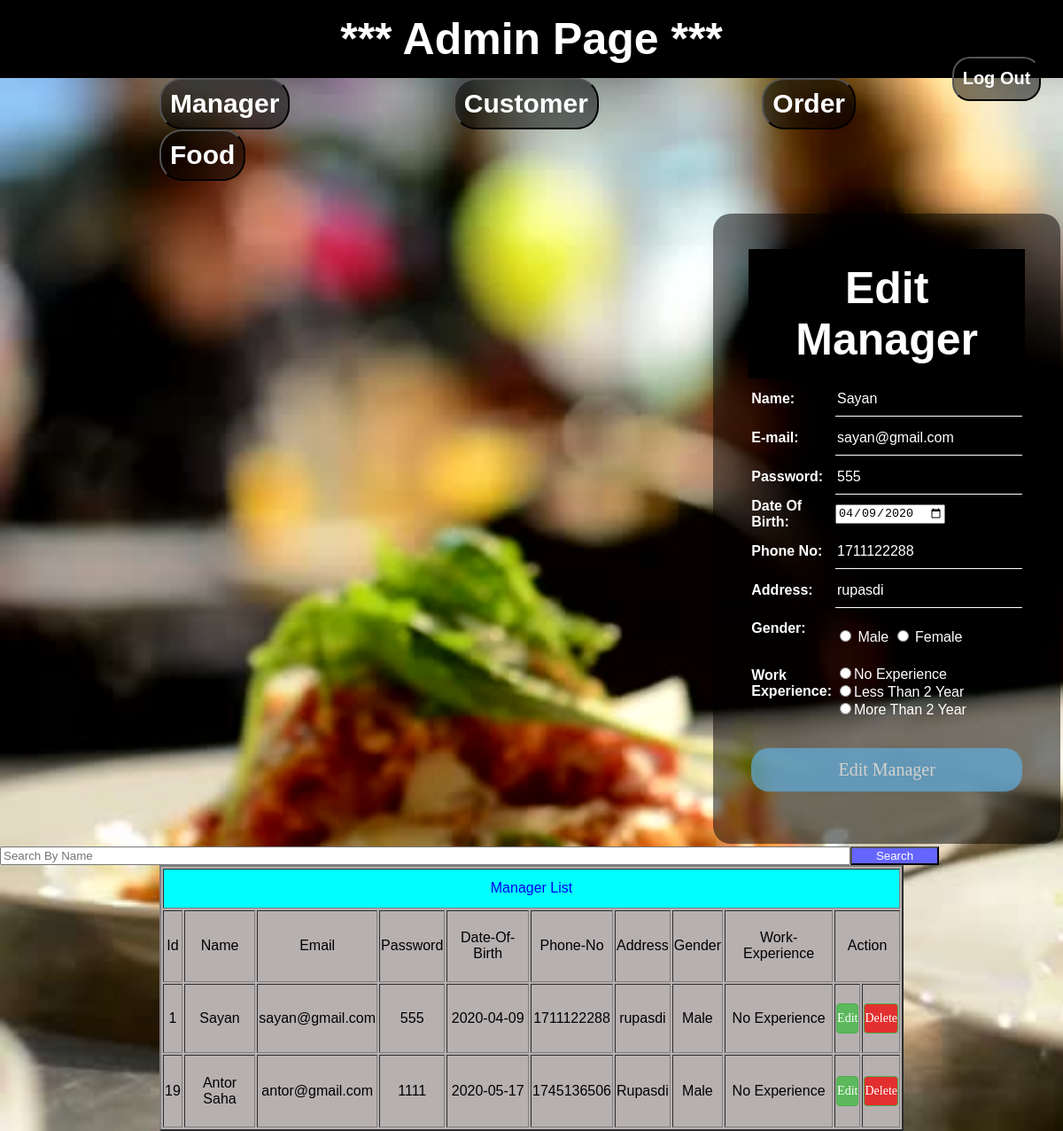
The app's page /manager/editmanager.php?id=1 (signed in) with its own data.
### tables this page shows
CREATE TABLE `manager` (
  `id` int(20) NOT NULL,
  `name` varchar(20) NOT NULL,
  `email` varchar(30) NOT NULL,
  `password` varchar(20) NOT NULL,
  `date_of_birth` date NOT NULL,
  `phone_no` int(20) NOT NULL,
  `address` varchar(20) NOT NULL,
  `gender` varchar(20) NOT NULL,
  `work_experience` varchar(20) NOT NULL
);

### db/db_connect.php (called while the page is built, shortened)
<?php
	$serverName="localhost";
	$username="root";
	$password="";
	$db_name="restaurent";
	function get($query)
	{
		$data=array();
		global $serverName,$username,$password,$db_name;
		$conn=mysqli_connect($serverName,$username,$password,$db_name);
		$result=mysqli_query($conn,$query);
		if(mysqli_num_rows($result) > 0)
		{
			while($row=mysqli_fetch_assoc($result))
			{
				$entity=array();
				foreach($row as $k=>$v)
				{
					$entity[$k]=$row[$k];
				}
				$data[]=$entity;
			}
		}
		return $data;
	}
?>

### controllers/ManagerController.php (called while the page is built, shortened)
<?php
	require_once "../db/db_connect.php";
	function getAllManagers()
	{
		$query ="SELECT * FROM manager";
		$manager = get($query);
		return $manager;
	}
	function getManager($id)
	{
		$query="SELECT * FROM manager WHERE id=$id";
		$manager=get($query);
		return $manager[0];
	}
?>

### manager/editmanager.php (the view, shortened to what this page needs)
<?php
	require "../admin/adminPage.php";
	require '../controllers/ManagerController.php';
	$manager = getAllManagers();
?>
<html>
<head>
	<link rel="stylesheet" href="../css/mystyle.css">
</head>
<body>
<table align="right" align="center" width="30%" height="200">
	<tr>
		<td>
			<?php require "editmanagerform.php";?>
		</td>
	</tr>
</table>
<table border="2" align="center" width="70%" height="300" bgcolor="#B7B0B0">
	<form method="post" action="">
		<input style="width:960px" type="text" placeholder="Search By Name" name="search_value">
		<input style="width:100px; background-color:#6565ff; color:white" type="submit" name="searchManager" value="Search">
	</form>
	<tr align="center" bgcolor="#00FFFFFF">
		<td colspan=11><a href="manager.php">Manager List</a></td>
	</tr>
	<tr align="center">
		<td>Id</td>
		<td>Name</td>
		<td>Email</td>
		<td>Password</td>
		<td>Date-Of-Birth</td>
		<td>Phone-No</td>
		<td>Address</td>
		<td>Gender</td>
		<td>Work-Experience</td>
		<td colspan=2>Action</td>
	</tr>
<?php
	$query="SELECT * FROM manager";
	$manager=get($query);
	foreach($manager as $r)
	{
		echo "<tr align='center'>";
		echo "<td>".$r["id"]."</td>";
		echo "<td>".$r["name"]."</td>";
		echo "<td>".$r["email"]."</td>";
		echo "<td>".$r["password"]."</td>";
		echo "<td>".$r["date_of_birth"]."</td>";
		echo "<td>".$r["phone_no"]."</td>";
		echo "<td>".$r["address"]."</td>";
		echo "<td>".$r["gender"]."</td>";
		echo "<td>".$r["work_experience"]."</td>";
		echo '<td><a href="editmanager.php?id='.$r["id"].'" class="btn btn-success">Edit</a></td>';
		echo '<td><a href="deletemanager.php?id='.$r["id"].'" class="btn btn-danger">Delete</a></td>';
		echo "</tr>";
	}
?>
</table>
</body>
</html>

### manager/editmanagerform.php (shortened to what this page needs)
<html>
<head>
	<link rel="stylesheet" href="../css/managerStyle.css">
</head>
<body>
<?php
	require_once ('../controllers/ManagerController.php');
	$mid = $_GET["id"];
	$manager=getManager($mid);
?>
<div class="registrationBox">
<h1>Edit Manager</h1>
<form method="post" action="../controllers/ManagerController.php" enctype="multipart/form-data" class="form-horizontal form-material">
	<table>
		<tr>
			<td><p>Name:</p></td>
			<td><input type="text" name="name" value="<?php echo $manager["name"]?>" class="form-control"></td>
		</tr>
		<tr>
			<td><p>E-mail: </p></td>
			<td><input type="email" name="email" value="<?php echo $manager["email"]?>" class="form-control"></td>
		</tr>
		<tr>
			<td><p>Password:</p></td>
			<td> <input type="text" name="password" value="<?php echo $manager["password"]?>" class="form-control"></td>
		</tr>
		<tr>
			<td><p>Date Of Birth: </p></td>
			<td><input type="date" name="date_of_birth" value="<?php echo $manager["date_of_birth"]?>" class="form-control"></td>
		</tr>
		<tr>
			<td><p>Phone No: </p></td>
			<td><input type="text" name="phone_no" value="<?php echo $manager["phone_no"]?>" class="form-control"></td>
		</tr>
		<tr>
			<td><p>Address: </p></td>
			<td><input type="text" name="address" value="<?php echo $manager["address"]?>" class="form-control"></td>
		</tr>
		<tr>
			<td><p>Gender: </p></td>
			<td><br><input type="radio" name="gender" value="Male"> <span class="n">Male</span>
					<input type="radio" name="gender" value="Female"> <span class="n">Female</span></td>
		</tr>
		<tr>
			<td><p>Work Experience:</p></td>
			<td><br>
			<input type="radio" name="work_experience" value="No Experience"><span class="n">No Experience</span><br>
			<input type="radio" name="work_experience" value="Less Than 2 Year"><span class="n">Less Than 2 Year</span><br>
			<input type="radio" name="work_experience" value="More Than 2 Year"><span class="n">More Than 2 Year</span><br>
			</td>
		</tr>
		<tr>
			<td colspan="2" align="center">
			<input type="submit" class="btn btn-success" name="edit_manager" value="Edit Manager" class="form-control">
			</td>
		</tr>
	</table>
</form>
</div>
<body>
</html>

### css/mystyle.css (style rules this page uses)
body { margin:0; padding:0; background:url("../storage/image/back.jpg"); background-color: white; background-size:cover; font-family:sans-serif; }
a { text-decoration: none; }
.btn { font-family:consolas; display: inline-block; padding: 6px 0px; margin-bottom: 0; font-size: 14px; font-weight: 400; line-height: 1.42857143; text-align: center; white-space: nowrap; vertical-align: middle; touch-action: manipulation; cursor: pointer; user-select: none; background-image: none; border: 1px solid transparent; border-radius: 4px; }
.btn-success { color: #fff; background-color: #5cb85c; border-color: #4cae4c; }
.btn-danger { color: #fff; background-color: #e32f2f; border-color: #4cae4c; }

### css/managerStyle.css (style rules this page uses)
body { margin:0; padding:0; background:url("../storage/image/background.jpg"); background-size:cover; font-family:sans-serif; }
.registrationBox { max-width:350px; border-radius:20px; margin:auto; background:rgba(0,0,0,0.5); padding:40px; color:#fff; }
h1 { text-align:center; }
p { font-weight:bold; color:white; }
.n { color:white; }
.registrationBox input[type="submit"] { width:100%; box-sizing:border-box; padding:10px 0; border-radius:20px; margin-top:30px; outline:none; border:none; background:#60adde; opacity:0.7; font-size:20px; color:#fff; cursor:pointer; }
.registrationBox input[type="text"], .registrationBox input[type="password"], .registrationBox input[type="email"] { border:none; border-bottom:1px solid #fff; background:transparent; outline:none; height:40px; color:#fff; font-size:16px; }

### admin/adminPage.php (style rules this page uses)
body { margin:0; padding:0; background:url("../storage/image/background.jpg"); background-size:cover; font-family:sans-serif; }
h1 { color:white; background-color:Black; margin:auto; padding:15px; font-size:50px }

### records on screen
manager: name "Sayan", email "sayan@gmail.com", password "555", date_of_birth "04/09/2020", phone_no "1711122288", address "rupasdi", id "1", date_of_birth "2020-04-09", gender "Male", work_experience "No Experience"
manager: id "19", name "Antor Saha", email "antor@gmail.com", password "1111", date_of_birth "2020-05-17", phone_no "1745136506", address "Rupasdi", gender "Male", work_experience "No Experience"
